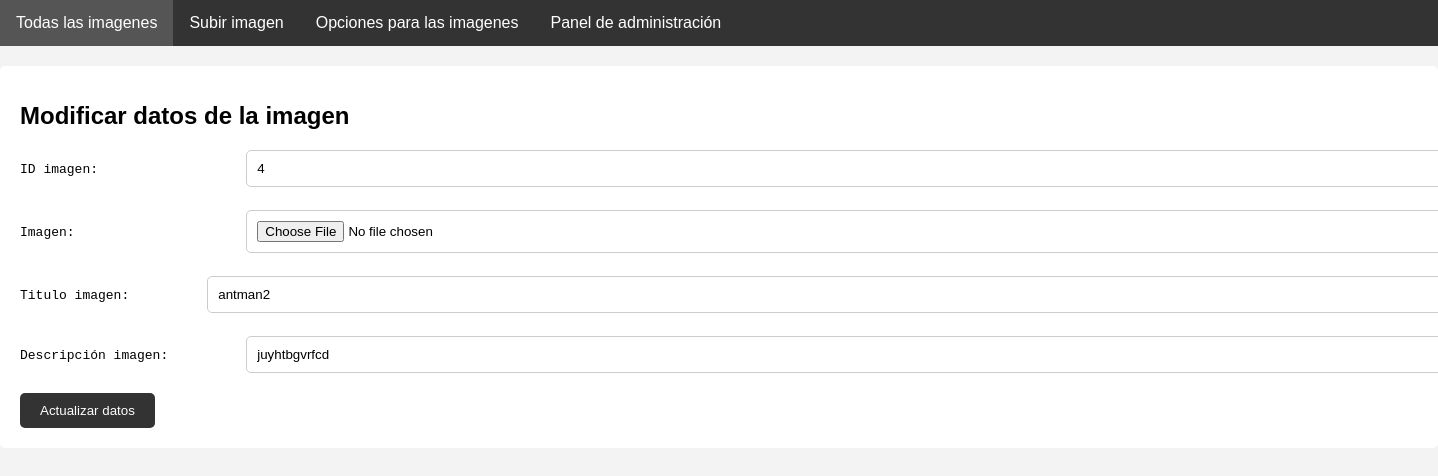
Page /Imagenes/encontrar_imagen/4 on the committed database.
### administrador/models.py (models this page shows)
class Imagen(models.Model):
    id_imagen = models.AutoField(primary_key=True)
    titulo = models.CharField(max_length=30,null=False)
    imagen = models.ImageField()
    descripcion_imagen = models.CharField(max_length=70,null=True)

### administrador/views.py (the view)
# urls.py: path('Imagenes/encontrar_imagen/<str:pk>',views.encontrar_imagen,name="encontrar_imagen"),
def encontrar_imagen(request,pk):
    if pk != " ":
        imagen = Imagen.objects.get(id_imagen=pk)
        context={'imagen':imagen}
    if imagen:
        return render(request,'html/Imagenes/modificar_imagen.html',context)
    else:
        context={'mensaje':'Error, id de la imagen no encontrada'}
        return render(request,'html/Imagenes/opciones_imagenes.html',context)

### administrador/templates/html/Imagenes/modificar_imagen.html (shortened to what this page needs)
{% load static %}
<!DOCTYPE html>
<html lang="en">
<head>
    <link rel="stylesheet" href="{% static 'css/modificar_imagen.css' %}">
</head>
<body>
    <nav>
        <ul>
            <li><a href="{% url 'imagenes_totales' %}">Todas las imagenes</a></li>
            <li><a href="{% url 'subir_imagen' %}">Subir imagen</a></li>
            <li><a href="{% url 'opciones_imagenes' %}">Opciones para las imagenes</a></li>
            <li><a href="{% url 'panel_administracion' %}">Panel de administración</a></li>
        </ul>
    </nav>
    <div class="formulario">
        <h1>Modificar datos de la imagen</h1>
        <form action="{% url 'modificar_imagen' %}" method="post" enctype="multipart/form-data">
            <pre>ID imagen:                   <input type="text" name="id_imagen" value="{{ imagen.id_imagen }}" readonly></pre>
            <pre>Imagen:                      <input type="file" name="file_imagen" value="{{ imagen.imagen }}"></pre>
            <pre>Titulo imagen:          <input type="text" name="titulo_imagen" value="{{ imagen.titulo }}"></pre>
            <pre>Descripción imagen:          <input type="text" name="descripcion_imagen" value="{{ imagen.descripcion_imagen }}"></pre>
            <input type="submit" name="opcion" value="Actualizar datos">
    </div>
</body>

### administrador/static/css/modificar_imagen.css (style rules this page uses)
body { font-family: Arial, sans-serif; background-color: #f3f3f3; margin: 0; padding: 0; }
nav ul { list-style-type: none; margin: 0; padding: 0; background-color: #333; overflow: hidden; }
nav ul li { float: left; }
nav ul li a { display: block; color: #fff; text-align: center; padding: 14px 16px; text-decoration: none; }
.formulario { background-color: #fff; border-radius: 5px; padding: 20px; margin-top: 20px; }
.formulario h1 { font-size: 24px; margin-bottom: 20px; }
.formulario pre { margin-bottom: 10px; }
.formulario input[type="text"], .formulario input[type="file"] { width: 100%; padding: 10px; border-radius: 5px; border: 1px solid #ccc; margin-bottom: 10px; }
.formulario input[type="submit"] { background-color: #333; color: #fff; border: none; padding: 10px 20px; border-radius: 5px; cursor: pointer; }

### rows in the picture
Imagen: id_imagen "4", titulo_imagen "antman2", descripcion_imagen "juyhtbgvrfcd"
